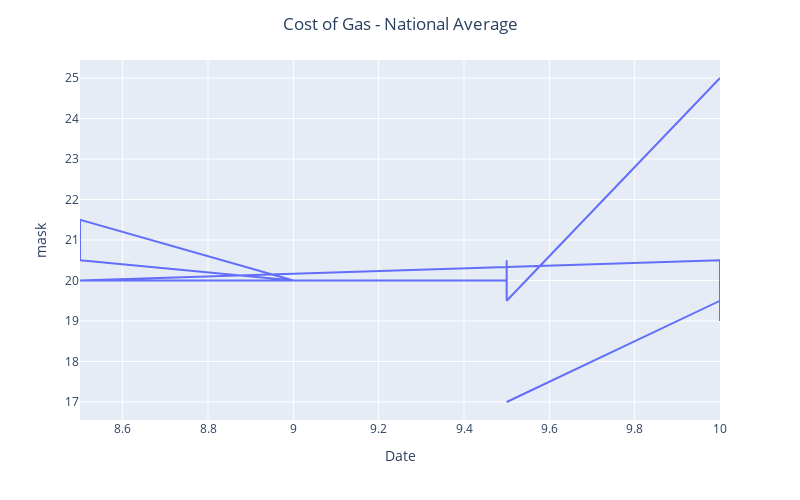

Source (notebook cell):
### Markdown cell above
## 3

### Code cell
fig = px.line(DF, x='mask', y= 'no mask', )

fig.update_layout(title='Cost of Gas - National Average',
                  title_x=0.5,
                  xaxis_title="Date",
                  xaxis_range=["2020-12-07", "2020-3-08"],
                  yaxis_title="mask",
                  autosize=False,
                  width=800,
                  height=500)


fig.show()

### Figure 1 — Plotly figure (JSON) as saved in the notebook; plotly's stock layout.template omitted (floating-point values rounded to 4 significant figures)
{"data": [{"hovertemplate": "no mask=%{x}<br>mask=%{y}<extra></extra>", "legendgroup": "", "line": {"color": "#636efa", "dash": "solid"}, "marker": {"symbol": "circle"}, "mode": "lines", "name": "", "orientation": "v", "showlegend": false, "type": "scatter", "x": [10, 9.5, 9.5, 9.5, 9.5, 9.5, 9.5, 9, 8.5, 8.5, 9, 8.5, 10, 10, 10, 9.5, 9.5], "xaxis": "x", "y": [25, 19.5, 19.5, 20.5, 20, 20.5, 20, 20, 20.5, 21.5, 20, 20, 20.5, 19, 19.5, 17, 17], "yaxis": "y"}], "layout": {"autosize": false, "height": 500, "legend": {"tracegroupgap": 0}, "margin": {"t": 60}, "title": {"text": "Cost of Gas - National Average", "x": 0.5}, "width": 800, "xaxis": {"anchor": "y", "autorange": true, "domain": [0, 1], "range": [8.5, 10], "title": {"text": "Date"}, "type": "linear"}, "yaxis": {"anchor": "x", "autorange": true, "domain": [0, 1], "range": [16.56, 25.44], "title": {"text": "mask"}, "type": "linear"}}}
